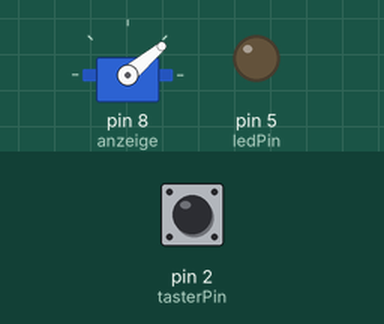
Simulated run of this sketch. Board: Arduino Uno, built with avr-gcc and run on an emulated ATmega328P. Shown: servo, output pins drawn as LEDs (lit = HIGH). Inputs (shaded band) come from the test bench; at power-on: pin 2 (tasterPin) HIGH.

Above: at 1.2 s.
1.3 s: pin 2 (tasterPin) pulled LOW for 0.15 s
At 1.9 s:
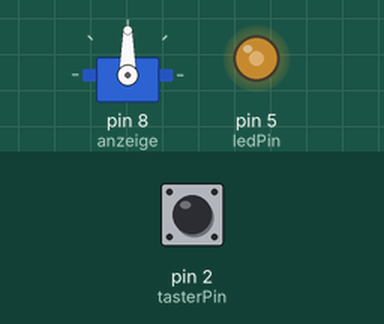
2.9 s: pin 2 (tasterPin) pulled LOW for 1 s
At 4.3 s:
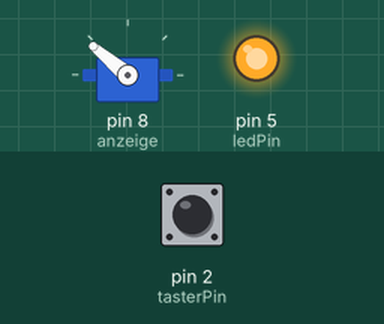
Timing chart, 0 to 5.9 s (numbered marks = the images above; inputs shaded):
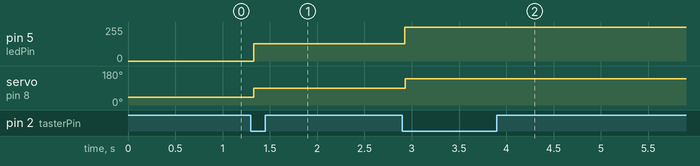

Measured:
- after the input at 1.3 s, pin 5 (ledPin): 0/255 → 128/255 at once; servo on pin 8 (anzeige): 40° → 90° at once
- after the input at 2.9 s, pin 5 (ledPin): 128/255 → 255/255 at once; servo on pin 8 (anzeige): 90° → 140° at once

The sketch:

servo-lamp.ino
```cpp
#include <Servo.h>
Servo anzeige;
const int ledPin = 5;
const int tasterPin = 2;
int stufe = 0;
int letzterRohwert = HIGH;
int stabilerZustand = HIGH;
unsigned long letzteAenderung = 0;
const unsigned long entprellzeit = 30;

void setup() {
  pinMode(ledPin, OUTPUT);
  pinMode(tasterPin, INPUT_PULLUP);
  anzeige.attach(8);
  anzeige.write(40);
  analogWrite(ledPin, 0);
}

void loop() {
  int rohwert = digitalRead(tasterPin);
  if (rohwert != letzterRohwert) {
    letzteAenderung = millis();
  }
  if (millis() - letzteAenderung >= entprellzeit) {
    if (rohwert != stabilerZustand) {
      stabilerZustand = rohwert;
      if (stabilerZustand == LOW) {
        stufe = stufe + 1;
        if (stufe > 2) stufe = 0;
      }
    }
  }
  letzterRohwert = rohwert;

  if (stufe == 0) {
    analogWrite(ledPin, 0);
    anzeige.write(40);
  } else if (stufe == 1) {
    analogWrite(ledPin, 128);
    anzeige.write(90);
  } else {
    analogWrite(ledPin, 255);
    anzeige.write(140);
  }
}
```
